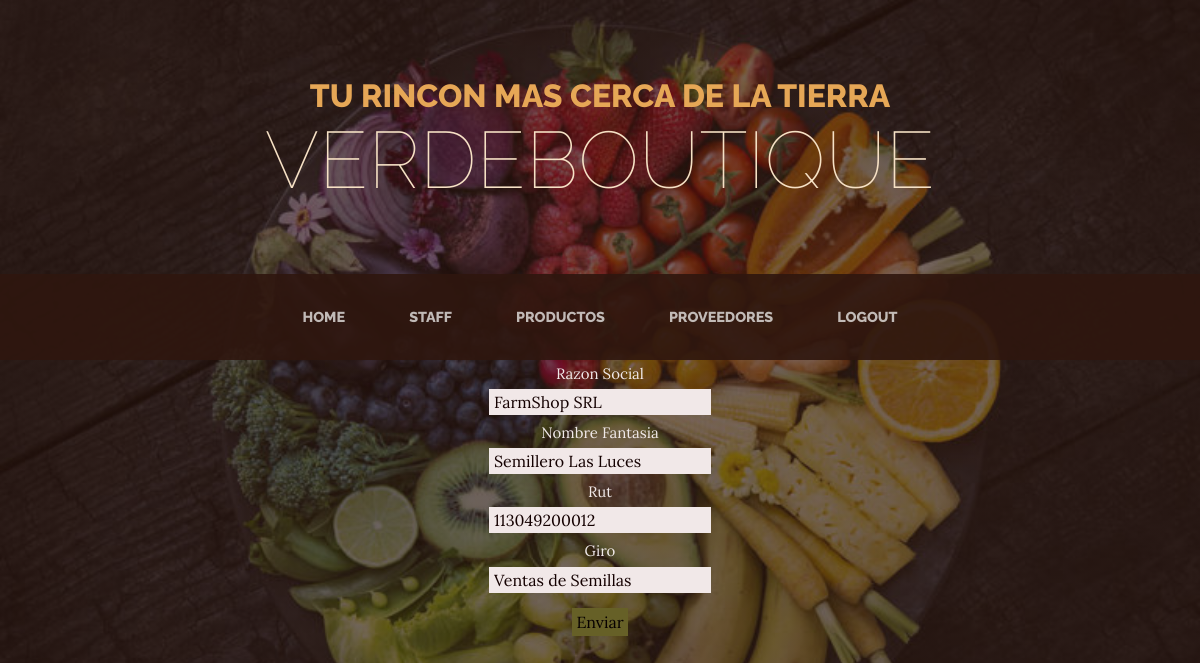
The page /Tienda/editar_prov/5 on the database its author committed.
### Tienda/models.py (models this page shows, shortened)
class Proveedores(models.Model):
    RazonSocial = models.CharField(max_length=30)
    NomFant = models.CharField(max_length=30, null=True)
    Rut = models.CharField(max_length=30)
    Giro = models.CharField(max_length=8)

### Tienda/views.py (the view)
# urls.py: path("editar_prov/<int:id>", views.edit_proveedor, name="edit_prov"),
def edit_proveedor(request,id):
        proveedores = Proveedores.objects.get(id=id)
        if request.method == "POST":
            formulario = Proveedores_formulario(request.POST)
            if formulario.is_valid():
                datos = formulario.cleaned_data
                proveedores.RazonSocial = datos["RazonSocial"]
                proveedores.NomFant = datos["NomFant"]
                proveedores.Rut = datos["Rut"]
                proveedores.Giro = datos["Giro"]
                proveedores.save()
                proveedores = Proveedores.objects.all()
                return render(request, "proveedores.html", {"proveedores":proveedores})
        else:
            formulario = Proveedores_formulario(initial={"RazonSocial": proveedores.RazonSocial, "NomFant":proveedores.NomFant, "Rut":proveedores.Rut, "Giro":proveedores.Giro})
        return render(request, "Prov_edit.html", {"formulario":formulario, "proveedores":proveedores})

### Tienda/forms.py
class Proveedores_formulario(forms.Form):
    RazonSocial = forms.CharField(max_length=30)
    NomFant = forms.CharField(max_length=30)
    Rut = forms.CharField(max_length=30)
    Giro = forms.CharField(max_length=30)

### Tienda/template/Prov_edit.html (shortened to what this page needs)
{%extends "home.html"%}
{%load static%}
{%block contenido%}
    <div class="centered-form">
        <form action="{%url 'edit_prov' proveedores.id%}" method="POST">
            <p>Razon Social</p>
            {{formulario.RazonSocial}}
            <p>Nombre Fantasia</p>
            {{formulario.NomFant}}
            <p>Rut</p>
            {{formulario.Rut}}
            <p>Giro</p>
            {{formulario.Giro}}
            <button>Enviar</button>
        </form>
    </div>
{%endblock%}

### Tienda/template/Prov_edit.html (style rules this page uses)
.centered-form { max-width: 250px; margin: 0 auto; text-align: center; background-color: none; padding: 1px; }
input[type="text"], input[type="numbre"] { color:rgb(20, 1, 1); background-color: rgb(241, 232, 232); border: none; padding: 1px 5px; margin-bottom: 5px; }
button { background-color: rgb(102, 96, 39); color: rgb(7, 0, 0); padding: 2px 4px; border: none; cursor: pointer; margin-top: 10px; }
p { font-size: 15px; color: rgb(240, 233, 233); margin-bottom: 2px; }

### rows shown on the page
Proveedores: RazonSocial "FarmShop SRL", NomFant "Semillero Las Luces", Rut "113049200012", Giro "Ventas de Semillas"
